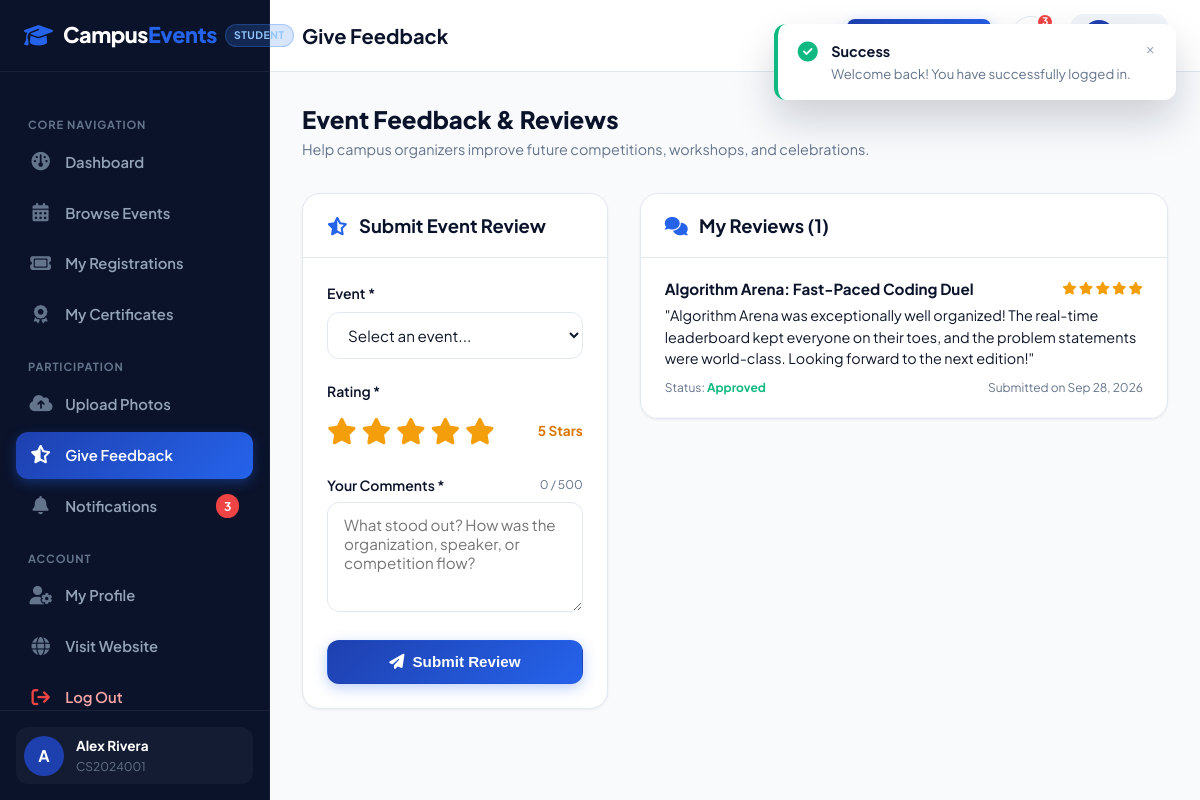
/student/feedback.php (signed in), run on the app's committed database.
### tables this page shows
CREATE TABLE IF NOT EXISTS `students` (
  `id` INT AUTO_INCREMENT PRIMARY KEY,
  `user_id` INT NOT NULL UNIQUE,
  `student_id` VARCHAR(50) NOT NULL UNIQUE,
  `full_name` VARCHAR(150) NOT NULL,
  `phone` VARCHAR(25) NOT NULL,
  `department` VARCHAR(100) NOT NULL,
  `course` VARCHAR(100) NOT NULL,
  `semester` VARCHAR(20) NOT NULL,
  `avatar` VARCHAR(255) DEFAULT NULL,
  `created_at` TIMESTAMP DEFAULT CURRENT_TIMESTAMP,
  CONSTRAINT `fk_student_user` FOREIGN KEY (`user_id`) REFERENCES `users`(`id`) ON DELETE CASCADE
);

CREATE TABLE IF NOT EXISTS `feedback` (
  `id` INT AUTO_INCREMENT PRIMARY KEY,
  `event_id` INT NOT NULL,
  `student_id` INT NOT NULL,
  `rating` TINYINT NOT NULL CHECK (`rating` BETWEEN 1 AND 5),
  `comment` TEXT NOT NULL,
  `status` ENUM('pending', 'approved', 'hidden') NOT NULL DEFAULT 'approved',
  `created_at` TIMESTAMP DEFAULT CURRENT_TIMESTAMP,
  CONSTRAINT `fk_feedback_event` FOREIGN KEY (`event_id`) REFERENCES `events`(`id`) ON DELETE CASCADE,
  CONSTRAINT `fk_feedback_student` FOREIGN KEY (`student_id`) REFERENCES `students`(`id`) ON DELETE CASCADE
);

CREATE TABLE IF NOT EXISTS `events` (
  `id` INT AUTO_INCREMENT PRIMARY KEY,
  `title` VARCHAR(255) NOT NULL,
  `slug` VARCHAR(255) NOT NULL UNIQUE,
  `category` ENUM('Technical', 'Cultural', 'Sports', 'Arts', 'Workshop', 'Seminar', 'Competition', 'College Festival') NOT NULL,
  `description` TEXT NOT NULL,
  `rules` TEXT DEFAULT NULL,
  `eligibility` VARCHAR(255) DEFAULT 'Open to all registered university students',
  `event_date` DATE NOT NULL,
  `event_time` TIME NOT NULL,
  `venue` VARCHAR(200) NOT NULL,
  `organizer` VARCHAR(150) NOT NULL,
  `contact_info` VARCHAR(200) NOT NULL,
  `banner_image` VARCHAR(255) DEFAULT NULL,
  `max_participants` INT NOT NULL DEFAULT 100,
  `registration_deadline` DATETIME NOT NULL,
  `is_published` TINYINT(1) NOT NULL DEFAULT 1,
  `created_at` TIMESTAMP DEFAULT CURRENT_TIMESTAMP,
  INDEX `idx_event_date` (`event_date`),
  INDEX `idx_category` (`category`)
);

### includes/auth.php (called while the page is built, shortened)
<?php
function getBaseUrl(): string {
    $scriptName = $_SERVER['SCRIPT_NAME'] ?? '';
    return '/';
}
function getCurrentUser(): ?array {
    $pdo = getDBConnection();
    $userId = (int)$_SESSION['user_id'];
    $role = $_SESSION['user_role'] ?? 'student';
    if ($role === 'admin') {
        $stmt = $pdo->prepare("
            SELECT u.id as user_id, u.email, u.role, a.id as admin_id, a.full_name, a.department, a.phone
            FROM users u
            JOIN admins a ON a.user_id = u.id
            WHERE u.id = ?
        ");
    } else {
        $stmt = $pdo->prepare("
            SELECT u.id as user_id, u.email, u.role, s.id as student_id_pk, s.student_id, s.full_name,
                   s.phone, s.department, s.course, s.semester, s.avatar
            FROM users u
            JOIN students s ON s.user_id = u.id
            WHERE u.id = ?
        ");
    }
    $stmt->execute([$userId]);
    $user = $stmt->fetch();
    return $user ?: null;
}
function e(?string $string): string {
    return htmlspecialchars($string ?? '', ENT_QUOTES, 'UTF-8');
}
function getUnreadNotificationCount(int $userId): int {
    try {
        $pdo = getDBConnection();
        $stmt = $pdo->prepare("SELECT COUNT(*) FROM notifications WHERE user_id = ? AND is_read = 0");
        $stmt->execute([$userId]);
        return (int)$stmt->fetchColumn();
    } catch (Exception $e) {
        return 0;
    }
}

### student/feedback.php (the view, shortened to what this page needs)
<?php
require_once __DIR__ . '/../includes/auth.php';
$student = getCurrentUser();
$pdo = getDBConnection();
$studentPk = (int)$student['student_id_pk'];
$stmtMyFeedback = $pdo->prepare("
    SELECT f.*, e.title as event_title
    FROM feedback f
    JOIN events e ON e.id = f.event_id
    WHERE f.student_id = ?
    ORDER BY f.created_at DESC
");
$stmtMyFeedback->execute([$studentPk]);
$myFeedbacks = $stmtMyFeedback->fetchAll();
$pageTitle = 'Give Feedback';
require_once __DIR__ . '/../includes/header.php';
require_once __DIR__ . '/../includes/student-sidebar.php';
?>
<div style="display: flex; justify-content: space-between; align-items: center; margin-bottom: 2rem; flex-wrap: wrap; gap: 1rem;">
  <div>
    <h2 style="font-size: 1.5rem; font-weight: 800; color: var(--primary-dark); margin-bottom: 0.25rem;">Event Feedback & Reviews</h2>
    <p style="color: var(--muted); font-size: 0.9rem;">Help campus organizers improve future competitions, workshops, and celebrations.</p>
  </div>
</div>
<div style="display: grid; grid-template-columns: 1.1fr 1.9fr; gap: 2rem; align-items: flex-start;">
  <div class="dash-card">
    <div class="dash-card-header">
      <h3><i class="fa-solid fa-star-half-stroke" style="color: var(--accent); margin-right: 0.5rem;"></i> Submit Event Review</h3>
    </div>
    <div class="dash-card-body">
      <form action="<?= $baseUrl ?>student/feedback.php" method="POST">
        <div class="form-group">
          <label class="form-label" for="event_id">Event *</label>
          <select name="event_id" id="event_id" class="form-control" required>
            <option value="">Select an event...</option>
          </select>
        </div>
        <div class="form-group">
          <label class="form-label">Rating *</label>
          <div style="display: flex; align-items: center; justify-content: space-between;">
            <div class="star-rating">
              <input type="radio" id="s5" name="rating" value="5" checked><label for="s5"><i class="fa-solid fa-star"></i></label>
              <input type="radio" id="s4" name="rating" value="4"><label for="s4"><i class="fa-solid fa-star"></i></label>
              <input type="radio" id="s3" name="rating" value="3"><label for="s3"><i class="fa-solid fa-star"></i></label>
              <input type="radio" id="s2" name="rating" value="2"><label for="s2"><i class="fa-solid fa-star"></i></label>
              <input type="radio" id="s1" name="rating" value="1"><label for="s1"><i class="fa-solid fa-star"></i></label>
            </div>
            <span class="rating-value-display" style="font-weight: 700; color: #d97706; font-size: 0.85rem;">5 Stars</span>
          </div>
        </div>
        <div class="form-group">
          <div style="display: flex; justify-content: space-between; align-items: center; margin-bottom: 0.35rem;">
            <label class="form-label" for="comment" style="margin-bottom: 0;">Your Comments *</label>
            <span id="char-num" style="font-size: 0.75rem; color: var(--muted);">0 / 500</span>
          </div>
          <textarea name="comment" id="comment" class="form-control" rows="4" data-max-chars="500" data-counter-target="#char-num" placeholder="What stood out? How was the organization, speaker, or competition flow?" required></textarea>
        </div>
        <button type="submit" class="btn btn-primary" style="width: 100%;">
          <i class="fa-solid fa-paper-plane"></i> Submit Review
        </button>
      </form>
    </div>
  </div>
  <div class="dash-card">
    <div class="dash-card-header">
      <h3><i class="fa-solid fa-comments" style="color: var(--accent); margin-right: 0.5rem;"></i> My Reviews (<?= count($myFeedbacks) ?>)</h3>
    </div>
    <div class="dash-card-body" style="padding: 0;">
      <?php if (!empty($myFeedbacks)): ?>
        <div style="display: flex; flex-direction: column;">
          <?php foreach ($myFeedbacks as $fb): ?>
            <div style="padding: 1.25rem 1.5rem; border-bottom: 1px solid var(--border-light);">
              <div style="display: flex; justify-content: space-between; align-items: center; margin-bottom: 0.4rem;">
                <h4 style="font-size: 0.95rem; font-weight: 700; color: var(--primary-dark); margin: 0;"><?= e($fb['event_title']) ?></h4>
                <div style="color: #f59e0b; font-size: 0.8rem;">
                  <?php for ($i = 1; $i <= 5; $i++): ?>
                    <i class="fa-<?= $i <= $fb['rating'] ? 'solid' : 'regular' ?> fa-star"></i>
                  <?php endfor; ?>
                </div>
              </div>
              <p style="color: var(--text); font-size: 0.9rem; margin-bottom: 0.5rem; line-height: 1.5;">"<?= e($fb['comment']) ?>"</p>
              <div style="display: flex; justify-content: space-between; align-items: center; font-size: 0.75rem; color: var(--muted);">
                <span>Status: <strong style="color: <?= $fb['status'] === 'approved' ? 'var(--success)' : 'var(--warning)' ?>; text-transform: capitalize;"><?= e($fb['status']) ?></strong></span>
                <span>Submitted on <?= date('M j, Y', strtotime($fb['created_at'])) ?></span>
              </div>
            </div>
          <?php endforeach; ?>
        </div>
      <?php endif; ?>
    </div>
  </div>
</div>
    </div>
  </div>
</div>
</body>
</html>

### includes/student-sidebar.php (shortened to what this page needs)
<?php
require_once __DIR__ . '/auth.php';
$baseUrl = getBaseUrl();
$currentFile = basename($_SERVER['PHP_SELF']);
$student = getCurrentUser();
$unreadCount = getUnreadNotificationCount($student['user_id']);
?>
<div class="dashboard-layout">
  <aside class="dashboard-sidebar">
    <div class="sidebar-header">
      <a href="<?= $baseUrl ?>index.php" class="brand-logo">
        <i class="fa-solid fa-graduation-cap"></i>
        <span>Campus<span class="accent">Events</span></span>
      </a>
      <span class="sidebar-role-badge student">Student</span>
    </div>
    <div class="sidebar-body">
      <div class="sidebar-group-label">Core Navigation</div>
      <ul class="sidebar-nav">
        <li>
          <a href="<?= $baseUrl ?>student/dashboard.php" class="<?= $currentFile === 'dashboard.php' ? 'active' : '' ?>">
            <i class="fa-solid fa-gauge"></i>
            <span>Dashboard</span>
          </a>
        </li>
        <li>
          <a href="<?= $baseUrl ?>student/events.php" class="<?= $currentFile === 'events.php' ? 'active' : '' ?>">
            <i class="fa-solid fa-calendar-days"></i>
            <span>Browse Events</span>
          </a>
        </li>
        <li>
          <a href="<?= $baseUrl ?>student/registrations.php" class="<?= $currentFile === 'registrations.php' ? 'active' : '' ?>">
            <i class="fa-solid fa-ticket"></i>
            <span>My Registrations</span>
          </a>
        </li>
        <li>
          <a href="<?= $baseUrl ?>student/certificates.php" class="<?= $currentFile === 'certificates.php' ? 'active' : '' ?>">
            <i class="fa-solid fa-award"></i>
            <span>My Certificates</span>
          </a>
        </li>
      </ul>
      <div class="sidebar-group-label">Participation</div>
      <ul class="sidebar-nav">
        <li>
          <a href="<?= $baseUrl ?>student/upload-photo.php" class="<?= $currentFile === 'upload-photo.php' ? 'active' : '' ?>">
            <i class="fa-solid fa-cloud-arrow-up"></i>
            <span>Upload Photos</span>
          </a>
        </li>
        <li>
          <a href="<?= $baseUrl ?>student/feedback.php" class="<?= $currentFile === 'feedback.php' ? 'active' : '' ?>">
            <i class="fa-solid fa-star-half-stroke"></i>
            <span>Give Feedback</span>
          </a>
        </li>
        <li>
          <a href="<?= $baseUrl ?>student/notifications.php" class="<?= $currentFile === 'notifications.php' ? 'active' : '' ?>">
            <i class="fa-solid fa-bell"></i>
            <span>Notifications</span>
            <?php if ($unreadCount > 0): ?>
              <span class="sidebar-nav-badge"><?= $unreadCount ?></span>
            <?php endif; ?>
          </a>
        </li>
      </ul>
      <div class="sidebar-group-label">Account</div>
      <ul class="sidebar-nav">
        <li>
          <a href="<?= $baseUrl ?>student/profile.php" class="<?= $currentFile === 'profile.php' ? 'active' : '' ?>">
            <i class="fa-solid fa-user-gear"></i>
            <span>My Profile</span>
          </a>
        </li>
        <li>
          <a href="<?= $baseUrl ?>index.php">
            <i class="fa-solid fa-globe"></i>
            <span>Visit Website</span>
          </a>
        </li>
        <li>
          <a href="<?= $baseUrl ?>auth/logout.php" style="color: #fca5a5;">
            <i class="fa-solid fa-arrow-right-from-bracket" style="color: #ef4444;"></i>
            <span>Log Out</span>
          </a>
        </li>
      </ul>
    </div>
    <div class="sidebar-footer">
      <div class="sidebar-user-card">
        <div class="sidebar-avatar">
          <?= strtoupper(substr($student['full_name'] ?? 'S', 0, 1)) ?>
        </div>
        <div class="sidebar-user-info">
          <div class="sidebar-user-name"><?= e($student['full_name']) ?></div>
          <div class="sidebar-user-role"><?= e($student['student_id'] ?? 'Student') ?></div>
        </div>
      </div>
    </div>
  </aside>
  <div class="dashboard-main">
    <header class="dashboard-topbar">
      <div class="topbar-left">
        <h1 class="topbar-title"><?= e($pageTitle ?? 'Student Dashboard') ?></h1>
      </div>
      <div class="topbar-right">
        <a href="<?= $baseUrl ?>student/events.php" class="btn btn-primary btn-sm">
        </a>
        <div class="topbar-action-item">
          <a href="<?= $baseUrl ?>student/notifications.php" class="topbar-icon-btn" title="Notifications">
            <?php if ($unreadCount > 0): ?>
              <span class="topbar-badge"><?= $unreadCount ?></span>
            <?php endif; ?>
          </a>
        </div>
        <a href="<?= $baseUrl ?>student/profile.php" class="sidebar-user-card" style="background: var(--surface-alt); text-decoration: none; padding: 0.35rem 0.75rem;">
          <div class="sidebar-avatar" style="width: 32px; height: 32px; font-size: 0.8rem;">
          </div>
          <span style="font-size: 0.85rem; font-weight: 700; color: var(--primary-dark);">
          </span>
        </a>
      </div>
    </header>
    <div class="dashboard-content">

### data on the page
students: full_name "A", full_name "Alex Rivera", student "CS2024001"
feedback: event.title "Algorithm Arena: Fast-Paced Coding Duel", rating 5 (drawn), comment "Algorithm Arena was exceptionally well organized! The real-time leaderboard kept everyone on their toes, and the problem statements were world-class. Looking forward to the next edition!", status "Approved", created_at "Sep 28, 2026"

### other printed values
$unreadCount "3"
$pageTitle "Give Feedback"
count($myFeedbacks) "1"
